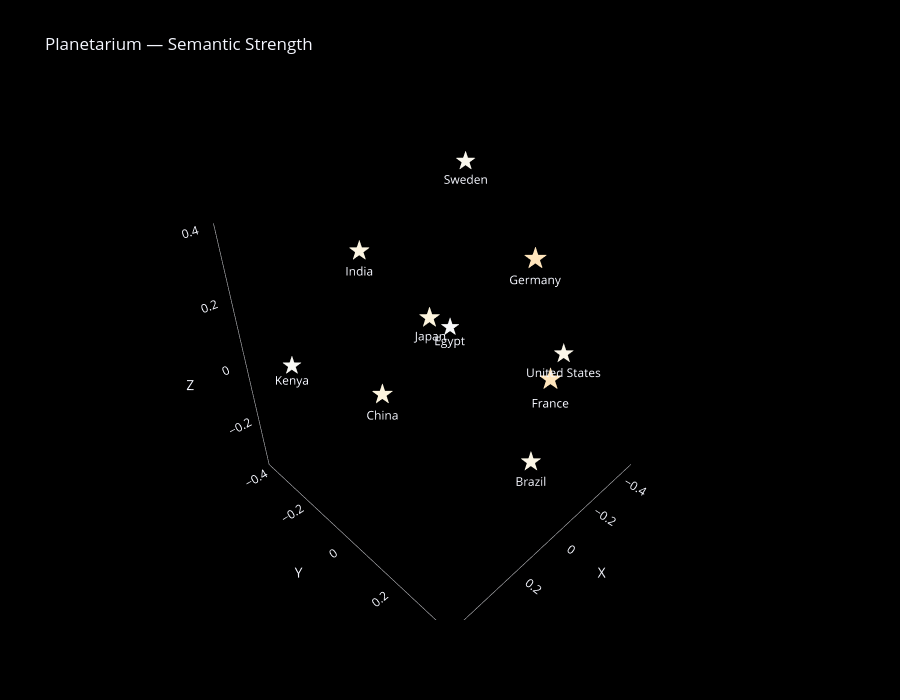

Notebook code cell kept with this figure:
### Code cell
# ============================================================
# 6B — Semantic-Strength Planetarium
# ============================================================

fig = plot_scene(
    df,
    title=tr("semantic_strength_planetarium"),
    icons=icons,
    short_names=short_names,
    semantic_strength=semantic_strength,
    strength_mode=PLANETARIUM_STRENGTH_MODE,
)
fig.show()

### Figure 1 — Plotly figure (JSON) as saved in the notebook; plotly's stock layout.template omitted (floating-point values rounded to 4 significant figures)
{"data": [{"hoverinfo": "text", "hovertext": ["🇫🇷 <b>France</b><br>PC1 : -0.18<br>PC2 : 0.24<br>PC3 : -0.15", "🇩🇪 <b>Germany</b><br>PC1 : -0.36<br>PC2 : 0.04<br>PC3 : 0.10", "🇯🇵 <b>Japan</b><br>PC1 : 0.15<br>PC2 : 0.03<br>PC3 : 0.10", "🇨🇳 <b>China</b><br>PC1 : 0.13<br>PC2 : -0.22<br>PC3 : -0.32", "🇮🇳 <b>India</b><br>PC1 : 0.14<br>PC2 : -0.26<br>PC3 : 0.18", "🇺🇸 <b>United States</b><br>PC1 : -0.20<br>PC2 : 0.26<br>PC3 : -0.04", "🇧🇷 <b>Brazil</b><br>PC1 : -0.06<br>PC2 : 0.27<br>PC3 : -0.37", "🇪🇬 <b>Egypt</b><br>PC1 : 0.47<br>PC2 : 0.37<br>PC3 : 0.38", "🇰🇪 <b>Kenya</b><br>PC1 : 0.37<br>PC2 : -0.40<br>PC3 : -0.18", "🇸🇪 <b>Sweden</b><br>PC1 : -0.46<br>PC2 : -0.33<br>PC3 : 0.29"], "mode": "text", "showlegend": false, "text": ["★", "★", "★", "★", "★", "★", "★", "★", "★", "★"], "textfont": {"color": ["rgb(255,229,188)", "rgb(255,229,188)", "rgb(253,245,222)", "rgb(253,245,223)", "rgb(252,245,226)", "rgb(251,247,234)", "rgb(252,246,230)", "rgb(248,249,250)", "rgb(249,248,244)", "rgb(250,247,238)"], "size": [30.71, 30.71, 28.54, 28.36, 27.99, 26.97, 27.5, 24.98, 25.7, 26.48]}, "type": "scatter3d", "x": [-0.18, -0.36, 0.15, 0.13, 0.14, -0.2, -0.06, 0.47, 0.37, -0.46], "y": [0.24, 0.04, 0.03, -0.22, -0.26, 0.26, 0.27, 0.37, -0.4, -0.33], "z": [-0.15, 0.1, 0.1, -0.32, 0.18, -0.04, -0.37, 0.38, -0.18, 0.29]}, {"hoverinfo": "skip", "mode": "text", "showlegend": false, "text": ["France", "Germany", "Japan", "China", "India", "United States", "Brazil", "Egypt", "Kenya", "Sweden"], "textfont": {"color": "rgb(245,247,255)", "size": 12}, "textposition": "top center", "type": "scatter3d", "x": [-0.18, -0.36, 0.15, 0.13, 0.14, -0.2, -0.06, 0.47, 0.37, -0.46], "y": [0.24, 0.04, 0.03, -0.22, -0.26, 0.26, 0.27, 0.37, -0.4, -0.33], "z": [-0.15, 0.1, 0.1, -0.32, 0.18, -0.04, -0.37, 0.38, -0.18, 0.29]}], "layout": {"font": {"color": "rgb(245,247,255)"}, "height": 700, "paper_bgcolor": "black", "scene": {"aspectmode": "cube", "bgcolor": "black", "xaxis": {"linecolor": "rgba(245,247,255,0.65)", "showbackground": false, "showgrid": false, "showline": true, "tickcolor": "rgba(245,247,255,0.65)", "title": {"text": "X"}, "zeroline": false}, "yaxis": {"linecolor": "rgba(245,247,255,0.65)", "showbackground": false, "showgrid": false, "showline": true, "tickcolor": "rgba(245,247,255,0.65)", "title": {"text": "Y"}, "zeroline": false}, "zaxis": {"linecolor": "rgba(245,247,255,0.65)", "showbackground": false, "showgrid": false, "showline": true, "tickcolor": "rgba(245,247,255,0.65)", "title": {"text": "Z"}, "zeroline": false}}, "title": {"text": "Planetarium — Semantic Strength"}, "width": 900}}
